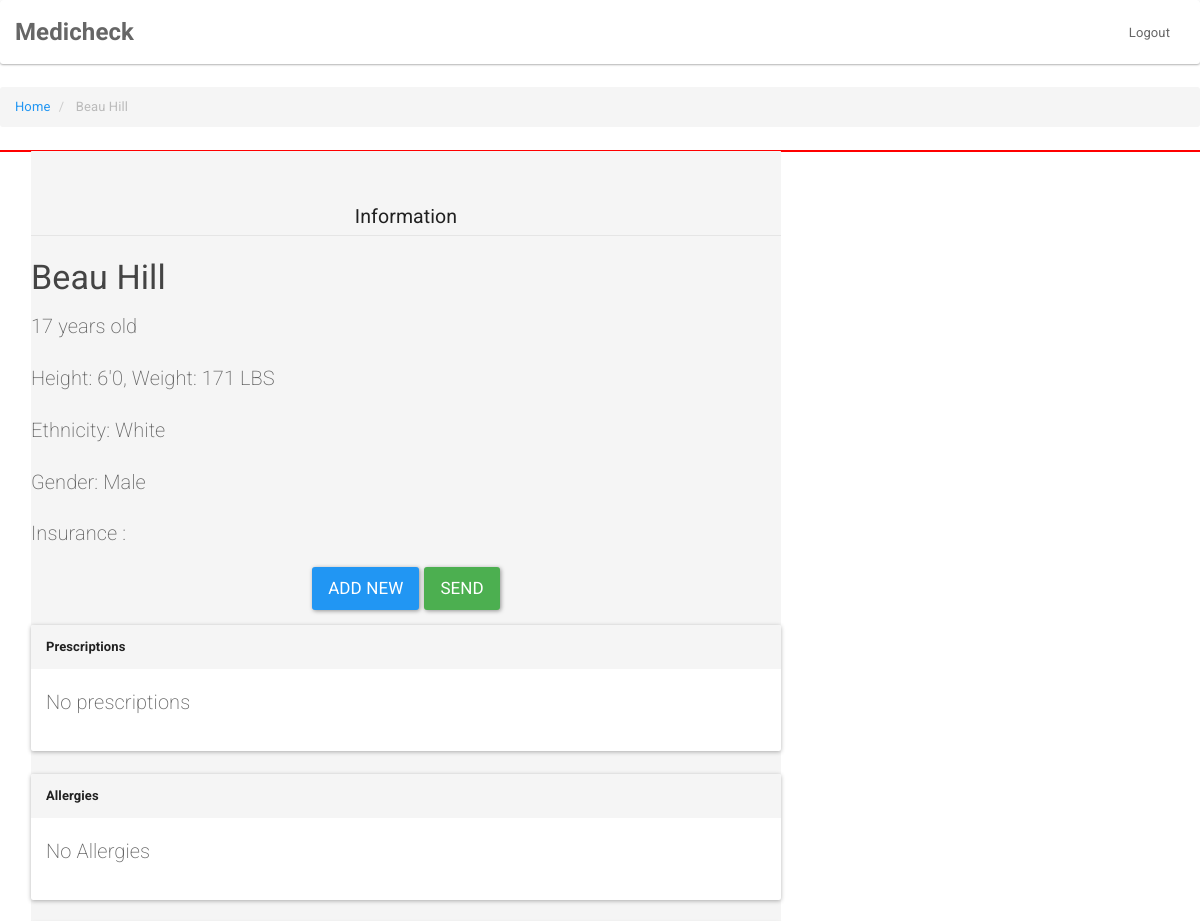
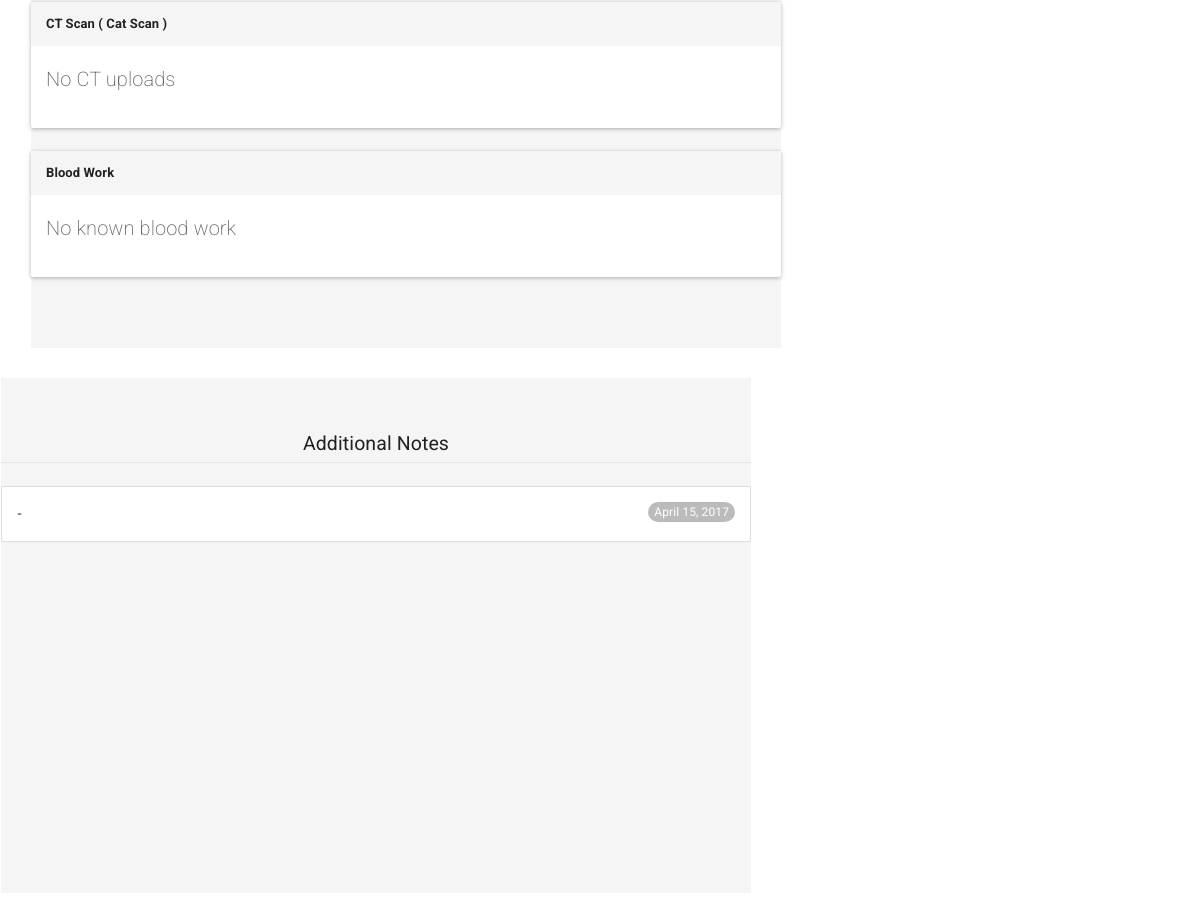
Screenshot of /profile/id/4/ with the database file from the repository (2 pictures, top to bottom).
### patients/models.py (models this page shows)
class Patient(models.Model):
    first_name = models.CharField(max_length=30)
    last_name = models.CharField(max_length=30, blank = True)
    index = models.ForeignKey(User)
    ethnicity = models.CharField(max_length=15)
    weight = models.CharField(max_length=6)
    height = models.CharField(max_length=4)
    gender = models.CharField(max_length=100)
    age = models.CharField(max_length=5, default='')

class Note(models.Model):
    PERSCRIPTION='Prescription'
    BLOODWORK='Bloodwork'
    ALLERGIES='Allergy'
    CT='CT'
    EXTRA_NOTES="Additional Notes"
    OPTIONS = (
    (PERSCRIPTION, "Prescription"),
    (BLOODWORK, "Bloodwork"),
    (ALLERGIES, "Allergy"),
    (CT,"Cat Scan"),
    (EXTRA_NOTES, "Additional Notes"),
    )
    patient = models.ForeignKey(Patient, on_delete=models.CASCADE)
    note = models.CharField(max_length=16)
    message = models.CharField(max_length=100)
    note_type = models.CharField(max_length=30, choices = OPTIONS, default = EXTRA_NOTES)
    date_started = models.DateField('date start')
    date_ended = models.DateField('date end')
    last_modified = models.DateField(auto_now=True)

### patients/views.py (the view)
# urls.py: url(r'^id/(?P<id>\d+)/', views.detail, name='id'),
def detail(request, id ):
    patient = Patient.objects.get(pk=id)
    request.session["patient_target"] = id
    add_notes = Note.objects.filter(note_type__startswith="Additional Notes", patient_id=id)
    per_notes = Note.objects.filter(note_type__startswith="Prescription", patient_id=id)
    ct_notes = Note.objects.filter(note_type__startswith="CT", patient_id=id)
    bw_notes = Note.objects.filter(note_type__startswith="Blood", patient_id=id)
    all_notes =  Note.objects.filter(note_type__startswith="Allergy", patient_id=id)
    context = { "param" : id,
                "patient": patient,
                "add_notes": add_notes,
                "per_notes": per_notes,
                "ct_notes": ct_notes,
                "bw_notes": bw_notes,
                "all_notes": all_notes,}
    return render(request, 'profile/patient.html', context)

### templates/profile/patient.html (shortened to what this page needs)
{% extends "base.html"%}
{% block Content %}
<ul class="breadcrumb">
  <li><a href="/profile/home">Home</a></li>
  <li class="active"> {{ patient.first_name }} {{ patient.last_name }}</li>
</ul>
<div style="border: 1px solid red;">
<div  style= "float:left; border-radius: .5px;margin-left: 30px; width: 750px;"class="jumbotron">
    <legend><center> Information  </center>    </legend>
  <h3> {{ patient.first_name }} {{patient.last_name}}</h3>
  <p> {{patient.age}} years old</p>
  <p> Height: {{patient.height}}, Weight: {{patient.weight}} LBS </p>
  <p> Ethnicity: {{ patient.ethnicity }} </p>
  <p> Gender: {{ patient.gender }} </p>
  <p> Insurance : {{ patient.insurance }} </p>
  <p><center><a href="{% url 'note_new' %}" class="btn btn-primary btn-lg">Add New</a><a style="margin-left:5px;" href="{% url 'patient_share' patient.id %}" class="btn btn-success btn-lg">Send</a> </center></p>
  <div class="panel panel-default">
    <div class="panel-heading"><b>Prescriptions</b></div>
    <div class="panel-body">
{% if per_notes %}
  {% for note in per_notes %}
      <a  href="#" class="list-group-item">
        <h5 index="{{note.id}}" class="list-group-item-heading"> {{ note.note }} </h5>
        <p class="list-group-item-text"> {{ note.message }} </p>
      </a>
    {% endfor %}
    {% else %}
      <p> No prescriptions </p>
    {% endif %}
      </div>
  </div>
  <div class="panel panel-default">
  <div class="panel-heading"><b> Allergies </b></div>
  <div class="panel-body">
{% if all_notes %}
{% for note in all_notes %}
    <a href="#" class="list-group-item">
      <h5 index="{{note.id}}" class="list-group-item-heading"> {{ note.note }} </h5>
      <p class="list-group-item-text"> {{ note.message }} </p>
    </a>
  {% endfor %}
  {% else %}
  <p> No Allergies
  {% endif %}
  </div>
</div>
<div class="panel panel-default">
<div class="panel-heading"><b> CT Scan ( Cat Scan ) </b></div>
<div class="panel-body">
{% if ct_notes %}
{% for note in ct_notes %}
    <a href="#" class="list-group-item">
      <h5 index="{{note.id}}" class="list-group-item-heading"> {{ note.note }} </h5>
      <p class="list-group-item-text"> {{ note.message }} </p>
    </a>
  {% endfor %}
  {% else %}
  <p> No CT uploads
  {% endif %}
  </div>
</div>
<div class="panel panel-default">
<div class="panel-heading"><b> Blood Work </b></div>
<div class="panel-body">
{% if bw_notes %}
{% for note in bw_notes %}
    <a href="#" class="list-group-item">
      <h5 index="{{note.id}}" class="list-group-item-heading"> {{ note.note }} </h5>
      <p class="list-group-item-text"> {{ note.message }} </p>
    </a>
  {% endfor %}
  {% else %}
  <p> No known blood work
  {% endif %}
  </div>
</div>
</div>
<div  style= "float:left;width: 750px;height:515.5px;"class="jumbotron">
    <legend><center> Additional Notes  </center></legend>
    {% for note in add_notes %}
    <li class="list-group-item">
      <span class="badge"> {{note.last_modified}}</span>
    <b> {{note.note}}-</b>  {{  note.message|slice:":100" }}
    </li>
    {% endfor %}
</div>
</div>
  {% endblock %}

### rows the page displays
Patient: first_name "Beau", last_name "Hill", age "17", height "6'0", weight "171", ethnicity "White", gender "Male"
Note: last_modified "April 15, 2017"
